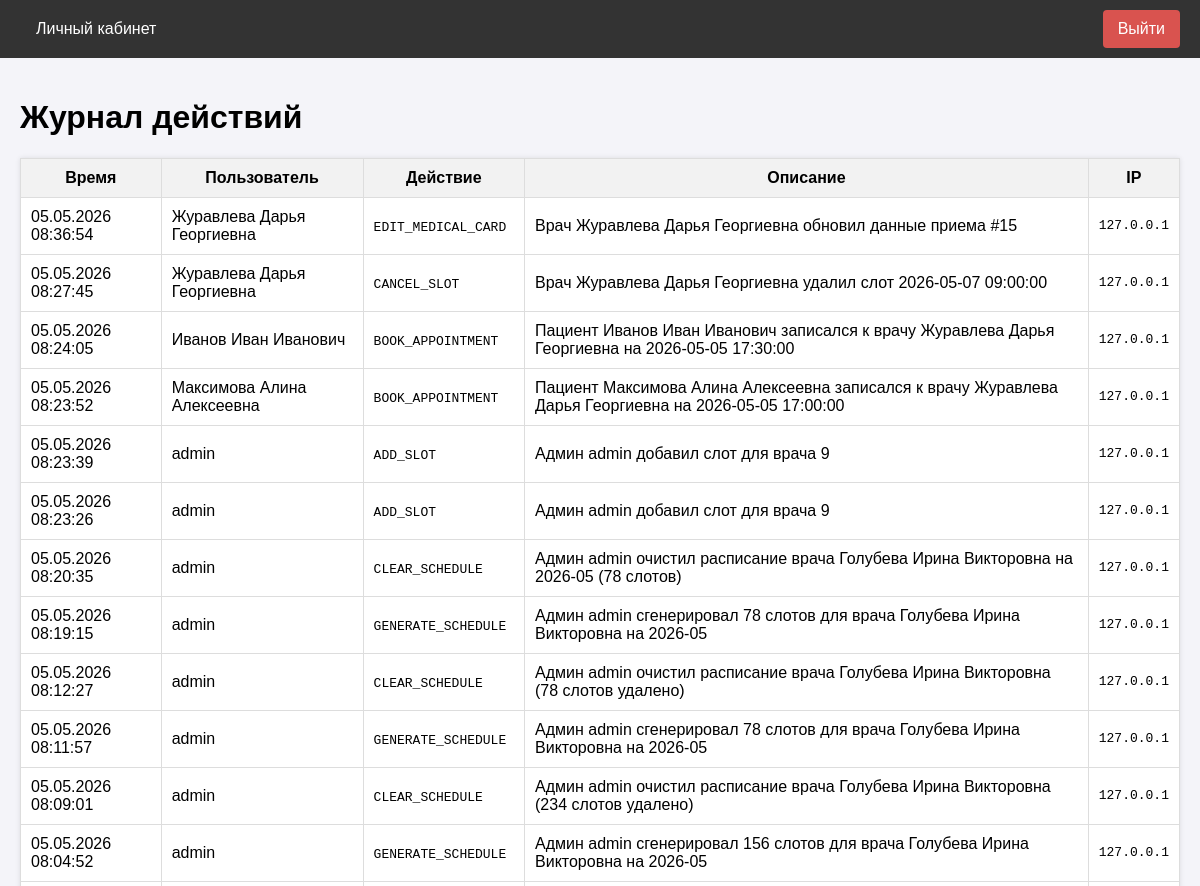
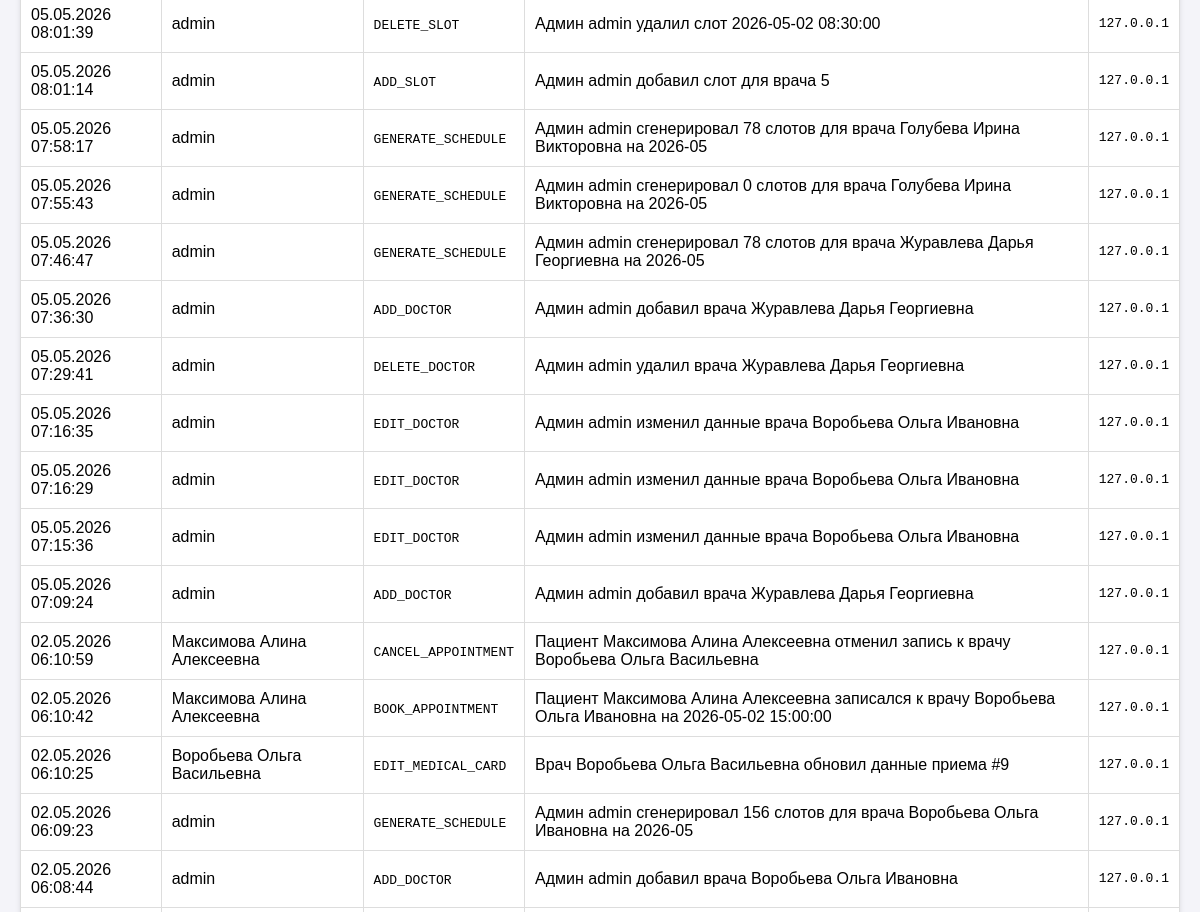
The page /admin/logs (signed in, upper part) on the database as committed earlier (2 pictures, top to bottom).
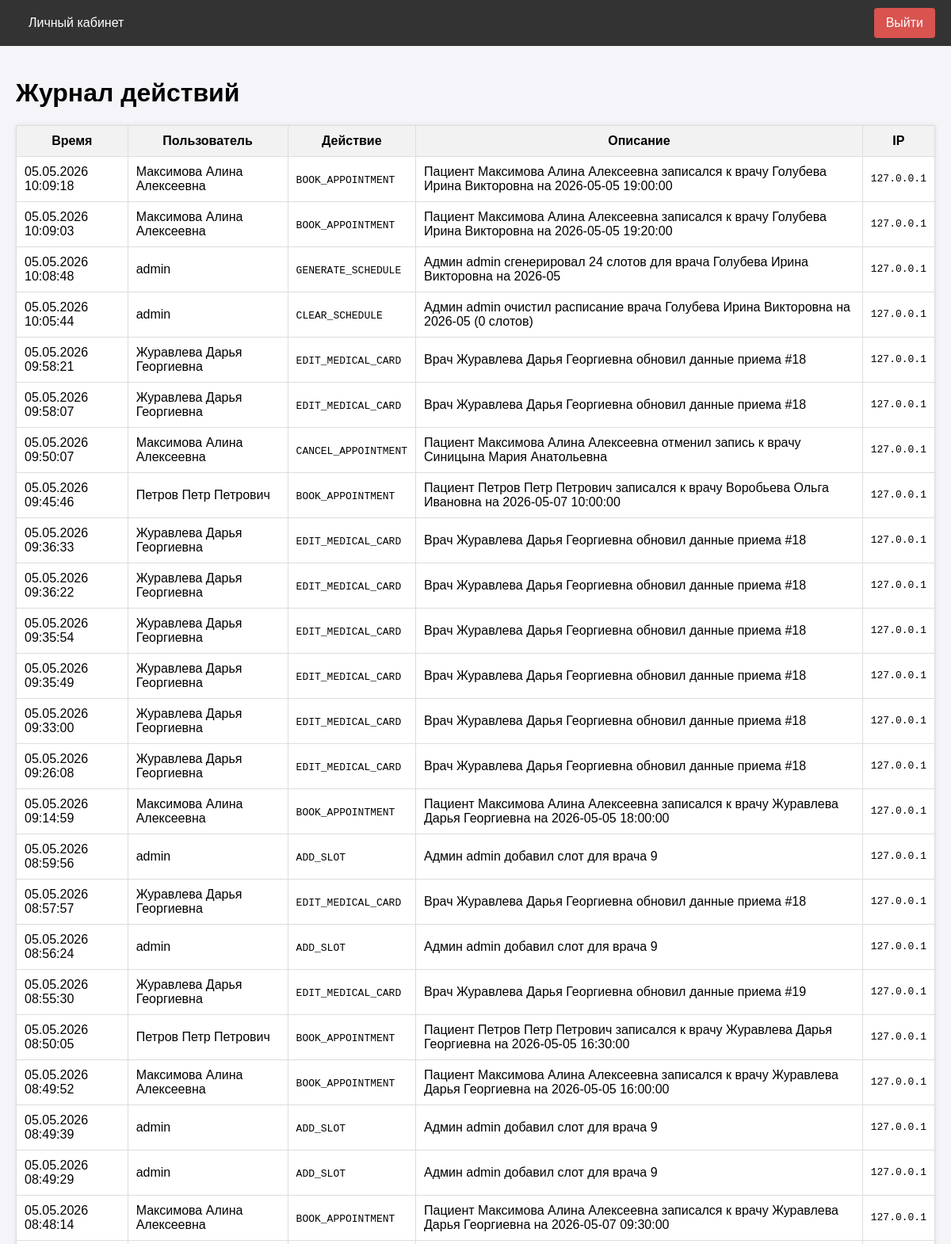
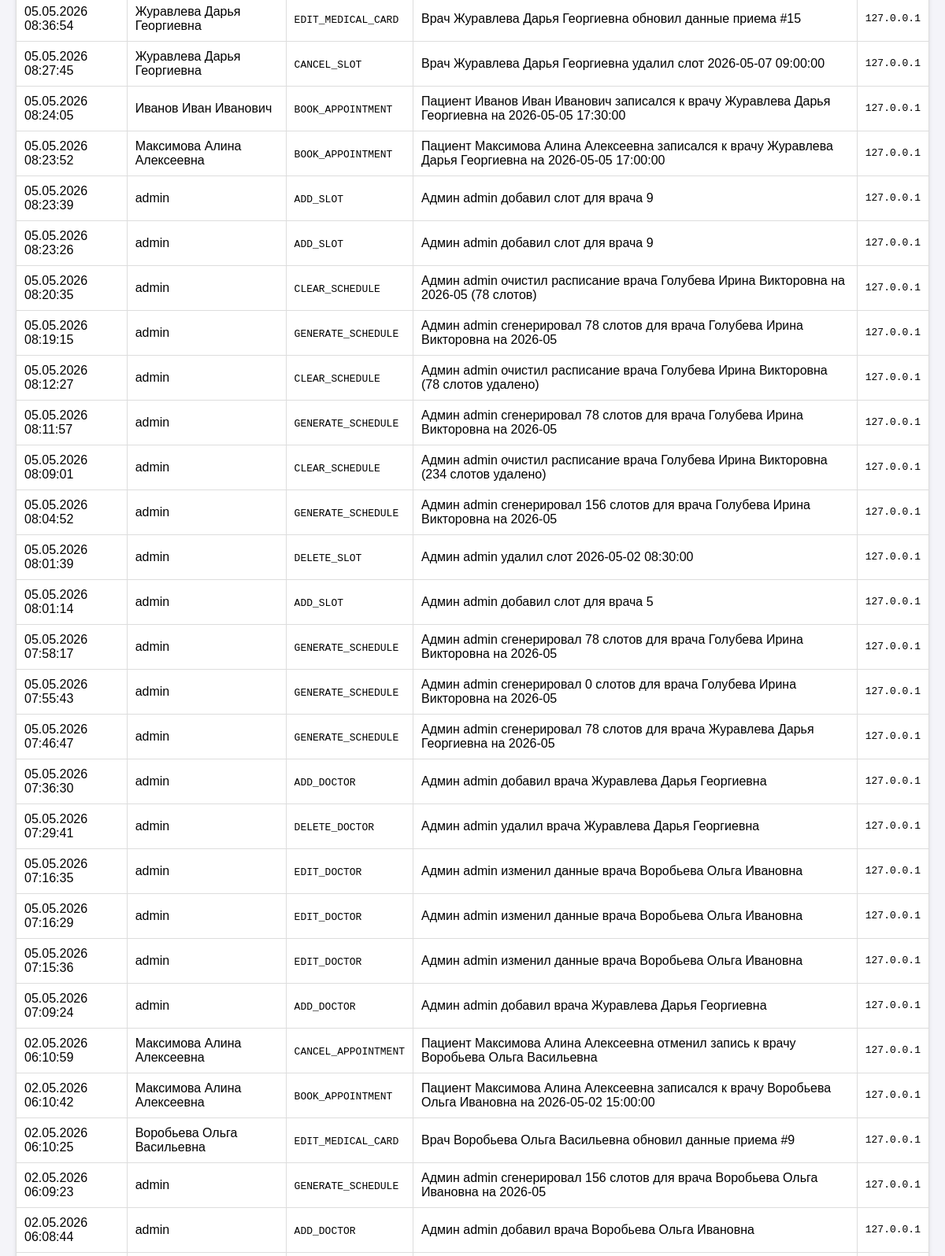
The same page on the database as committed later (2 pictures, top to bottom).
### app/models.py (models this page shows, shortened)
class ActionLog(db.Model):
    __tablename__ = 'action_logs'
    id = db.Column(db.Integer, primary_key=True)
    user_id = db.Column(db.Integer, db.ForeignKey('users.id'), nullable=True) # Может быть NULL для системных действий
    action_type = db.Column(db.String(50), nullable=False) # e.g., 'LOGIN', 'BOOK_APPOINTMENT', 'CANCEL_APPOINTMENT'
    description = db.Column(db.Text, nullable=False)
    timestamp = db.Column(db.DateTime, default=datetime.utcnow)
    ip_address = db.Column(db.String(45), nullable=True)

class User(UserMixin, db.Model):
    __tablename__ = 'users'
    id = db.Column(db.Integer, primary_key=True)
    username = db.Column(db.String(64), index=True, unique=True)
    email = db.Column(db.String(120), index=True, unique=True)
    phone = db.Column(db.String(20), index=True, unique=True)
    password_hash = db.Column(db.String(256))
    role = db.Column(db.String(20), index=True, default='patient')
    specialty = db.Column(db.String(100), nullable=True) # Для врача
    office_number = db.Column(db.String(10), nullable=True) # Для врача
    oms_number = db.Column(db.String(20), nullable=True) # Для пациента
    created_at = db.Column(db.DateTime, default=datetime.utcnow)
    appointments_as_patient = db.relationship('Appointment', foreign_keys='Appointment.patient_id', backref='patient', lazy='dynamic')
    appointments_as_doctor = db.relationship('Appointment', foreign_keys='Appointment.doctor_id', backref='doctor', lazy='dynamic')
    schedule_slots = db.relationship('ScheduleSlot', backref='doctor', lazy='dynamic')
    action_logs = db.relationship('ActionLog', backref='user', lazy='dynamic')

### app/admin/routes.py (the view)
@bp.route('/logs')
@login_required
@role_required('admin')
def view_logs():
    logs = ActionLog.query.order_by(ActionLog.timestamp.desc()).limit(100).all()
    return render_template('admin/logs.html', title='Журнал действий', logs=logs)

### app/models.py (called while the page is built)
@login_manager.user_loader
def load_user(user_id):
    return User.query.get(int(user_id))

### app/utils.py (called while the page is built)
def role_required(role):
    def decorator(f):
        @wraps(f)
        def decorated_function(*args, **kwargs):
            if not current_user.is_authenticated:
                return redirect(url_for('auth.login'))
            if current_user.role != role:
                flash('У вас нет доступа к этой странице.')
                return redirect(url_for('main.index'))
            return f(*args, **kwargs)
        return decorated_function
    return decorator

### app/templates/admin/logs.html
{% extends "base.html" %}
{% block content %}
<h1>Журнал действий</h1>
<table style="width:100%; border-collapse:collapse; background:white; box-shadow:0 0 5px rgba(0,0,0,0.1);">
    <tr style="background:#f2f2f2;">
        <th style="border:1px solid #ddd; padding:10px;">Время</th>
        <th style="border:1px solid #ddd; padding:10px;">Пользователь</th>
        <th style="border:1px solid #ddd; padding:10px;">Действие</th>
        <th style="border:1px solid #ddd; padding:10px;">Описание</th>
        <th style="border:1px solid #ddd; padding:10px;">IP</th>
    </tr>
    {% for log in logs %}
    <tr>
        <td style="border:1px solid #ddd; padding:10px;">{{ log.timestamp.strftime('%d.%m.%Y %H:%M:%S') }}</td>
        <td style="border:1px solid #ddd; padding:10px;">
            {% if log.user %}{{ log.user.username }}{% else %}Система{% endif %}
        </td>
        <td style="border:1px solid #ddd; padding:10px;"><code>{{ log.action_type }}</code></td>
        <td style="border:1px solid #ddd; padding:10px;">{{ log.description }}</td>
        <td style="border:1px solid #ddd; padding:10px; font-family:monospace;">{{ log.ip_address or '-' }}</td>
    </tr>
    {% else %}
    <tr><td colspan="5" style="border:1px solid #ddd; padding:10px; text-align:center;">Записей пока нет.</td></tr>
    {% endfor %}
</table>
{% endblock %}

Rows that differ between the two databases and show on the page:
added ActionLog: timestamp "05.05.2026 10:09:18", user.username "Максимова Алина Алексеевна", action_type "BOOK_APPOINTMENT", description "Пациент Максимова Алина Алексеевна записался к врачу Голубева Ирина Викторовна на 2026-05-05 19:00:00", ip_address "127.0.0.1"
added ActionLog: timestamp "05.05.2026 10:09:03", user.username "Максимова Алина Алексеевна", action_type "BOOK_APPOINTMENT", description "Пациент Максимова Алина Алексеевна записался к врачу Голубева Ирина Викторовна на 2026-05-05 19:20:00", ip_address "127.0.0.1"
added ActionLog: timestamp "05.05.2026 10:08:48", user.username "admin", action_type "GENERATE_SCHEDULE", description "Админ admin сгенерировал 24 слотов для врача Голубева Ирина Викторовна на 2026-05", ip_address "127.0.0.1"
added ActionLog: timestamp "05.05.2026 10:05:44", user.username "admin", action_type "CLEAR_SCHEDULE", description "Админ admin очистил расписание врача Голубева Ирина Викторовна на 2026-05 (0 слотов)", ip_address "127.0.0.1"
added ActionLog: timestamp "05.05.2026 09:58:21", user.username "Журавлева Дарья Георгиевна", action_type "EDIT_MEDICAL_CARD", description "Врач Журавлева Дарья Георгиевна обновил данные приема #18", ip_address "127.0.0.1"
added ActionLog: timestamp "05.05.2026 09:58:07", user.username "Журавлева Дарья Георгиевна", action_type "EDIT_MEDICAL_CARD", description "Врач Журавлева Дарья Георгиевна обновил данные приема #18", ip_address "127.0.0.1"
added ActionLog: timestamp "05.05.2026 09:50:07", user.username "Максимова Алина Алексеевна", action_type "CANCEL_APPOINTMENT", description "Пациент Максимова Алина Алексеевна отменил запись к врачу Синицына Мария Анатольевна", ip_address "127.0.0.1"
added ActionLog: timestamp "05.05.2026 09:45:46", user.username "Петров Петр Петрович", action_type "BOOK_APPOINTMENT", description "Пациент Петров Петр Петрович записался к врачу Воробьева Ольга Ивановна на 2026-05-07 10:00:00", ip_address "127.0.0.1"
added ActionLog: timestamp "05.05.2026 09:36:33", user.username "Журавлева Дарья Георгиевна", action_type "EDIT_MEDICAL_CARD", description "Врач Журавлева Дарья Георгиевна обновил данные приема #18", ip_address "127.0.0.1"
added ActionLog: timestamp "05.05.2026 09:36:22", user.username "Журавлева Дарья Георгиевна", action_type "EDIT_MEDICAL_CARD", description "Врач Журавлева Дарья Георгиевна обновил данные приема #18", ip_address "127.0.0.1"
added ActionLog: timestamp "05.05.2026 09:35:54", user.username "Журавлева Дарья Георгиевна", action_type "EDIT_MEDICAL_CARD", description "Врач Журавлева Дарья Георгиевна обновил данные приема #18", ip_address "127.0.0.1"
added ActionLog: timestamp "05.05.2026 09:35:49", user.username "Журавлева Дарья Георгиевна", action_type "EDIT_MEDICAL_CARD", description "Врач Журавлева Дарья Георгиевна обновил данные приема #18", ip_address "127.0.0.1"
added ActionLog: timestamp "05.05.2026 09:33:00", user.username "Журавлева Дарья Георгиевна", action_type "EDIT_MEDICAL_CARD", description "Врач Журавлева Дарья Георгиевна обновил данные приема #18", ip_address "127.0.0.1"
added ActionLog: timestamp "05.05.2026 09:26:08", user.username "Журавлева Дарья Георгиевна", action_type "EDIT_MEDICAL_CARD", description "Врач Журавлева Дарья Георгиевна обновил данные приема #18", ip_address "127.0.0.1"
added ActionLog: timestamp "05.05.2026 09:14:59", user.username "Максимова Алина Алексеевна", action_type "BOOK_APPOINTMENT", description "Пациент Максимова Алина Алексеевна записался к врачу Журавлева Дарья Георгиевна на 2026-05-05 18:00:00", ip_address "127.0.0.1"
added ActionLog: timestamp "05.05.2026 08:59:56", user.username "admin", action_type "ADD_SLOT", description "Админ admin добавил слот для врача 9", ip_address "127.0.0.1"
added ActionLog: timestamp "05.05.2026 08:57:57", user.username "Журавлева Дарья Георгиевна", action_type "EDIT_MEDICAL_CARD", description "Врач Журавлева Дарья Георгиевна обновил данные приема #18", ip_address "127.0.0.1"
added ActionLog: timestamp "05.05.2026 08:56:24", user.username "admin", action_type "ADD_SLOT", description "Админ admin добавил слот для врача 9", ip_address "127.0.0.1"
added ActionLog: timestamp "05.05.2026 08:55:30", user.username "Журавлева Дарья Георгиевна", action_type "EDIT_MEDICAL_CARD", description "Врач Журавлева Дарья Георгиевна обновил данные приема #19", ip_address "127.0.0.1"
added ActionLog: timestamp "05.05.2026 08:50:05", user.username "Петров Петр Петрович", action_type "BOOK_APPOINTMENT", description "Пациент Петров Петр Петрович записался к врачу Журавлева Дарья Георгиевна на 2026-05-05 16:30:00", ip_address "127.0.0.1"
added ActionLog: timestamp "05.05.2026 08:49:52", user.username "Максимова Алина Алексеевна", action_type "BOOK_APPOINTMENT", description "Пациент Максимова Алина Алексеевна записался к врачу Журавлева Дарья Георгиевна на 2026-05-05 16:00:00", ip_address "127.0.0.1"
added ActionLog: timestamp "05.05.2026 08:49:39", user.username "admin", action_type "ADD_SLOT", description "Админ admin добавил слот для врача 9", ip_address "127.0.0.1"
added ActionLog: timestamp "05.05.2026 08:49:29", user.username "admin", action_type "ADD_SLOT", description "Админ admin добавил слот для врача 9", ip_address "127.0.0.1"
added ActionLog: timestamp "05.05.2026 08:48:14", user.username "Максимова Алина Алексеевна", action_type "BOOK_APPOINTMENT", description "Пациент Максимова Алина Алексеевна записался к врачу Журавлева Дарья Георгиевна на 2026-05-07 09:30:00", ip_address "127.0.0.1"
